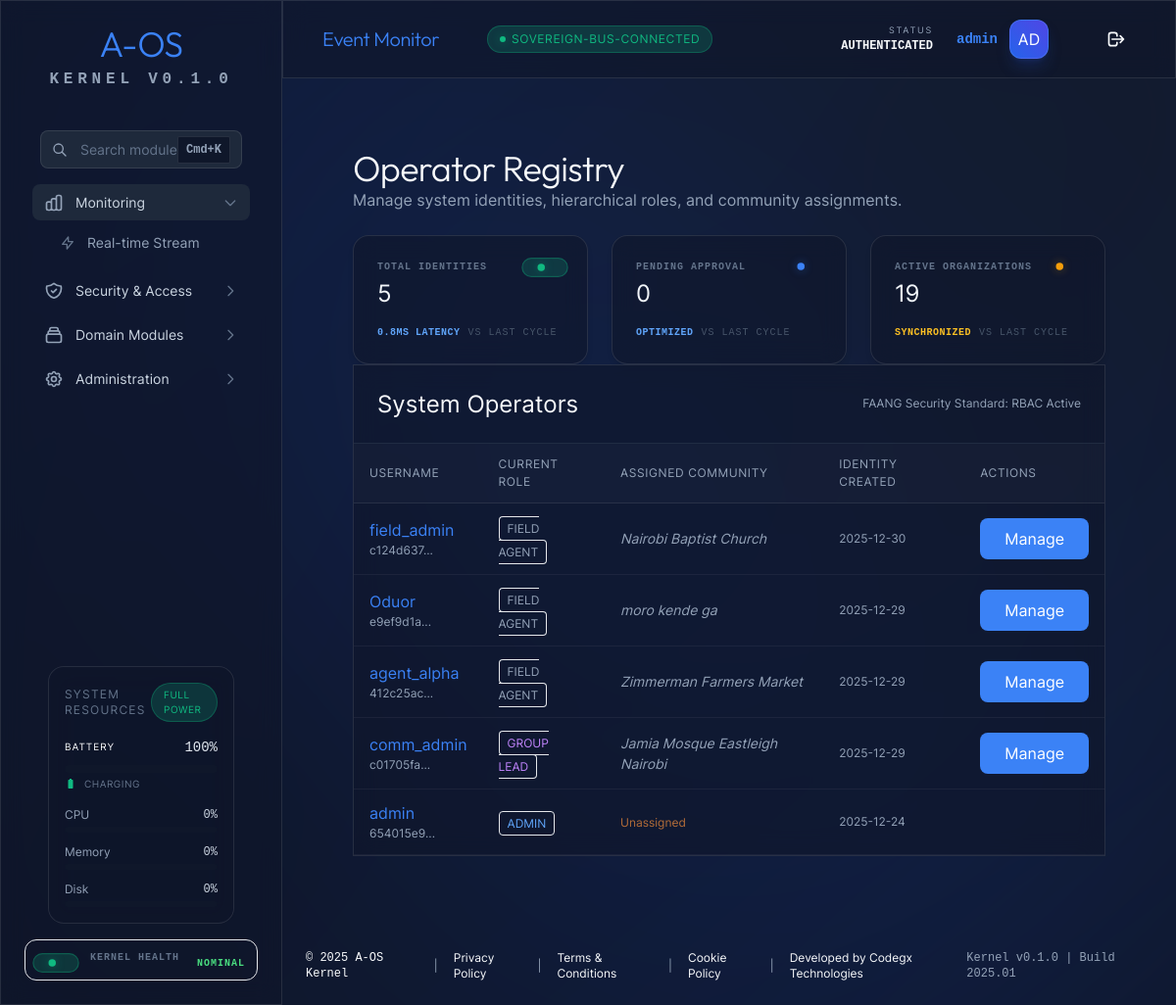
/operators/ (signed in), run on an earlier commit of the app's database.
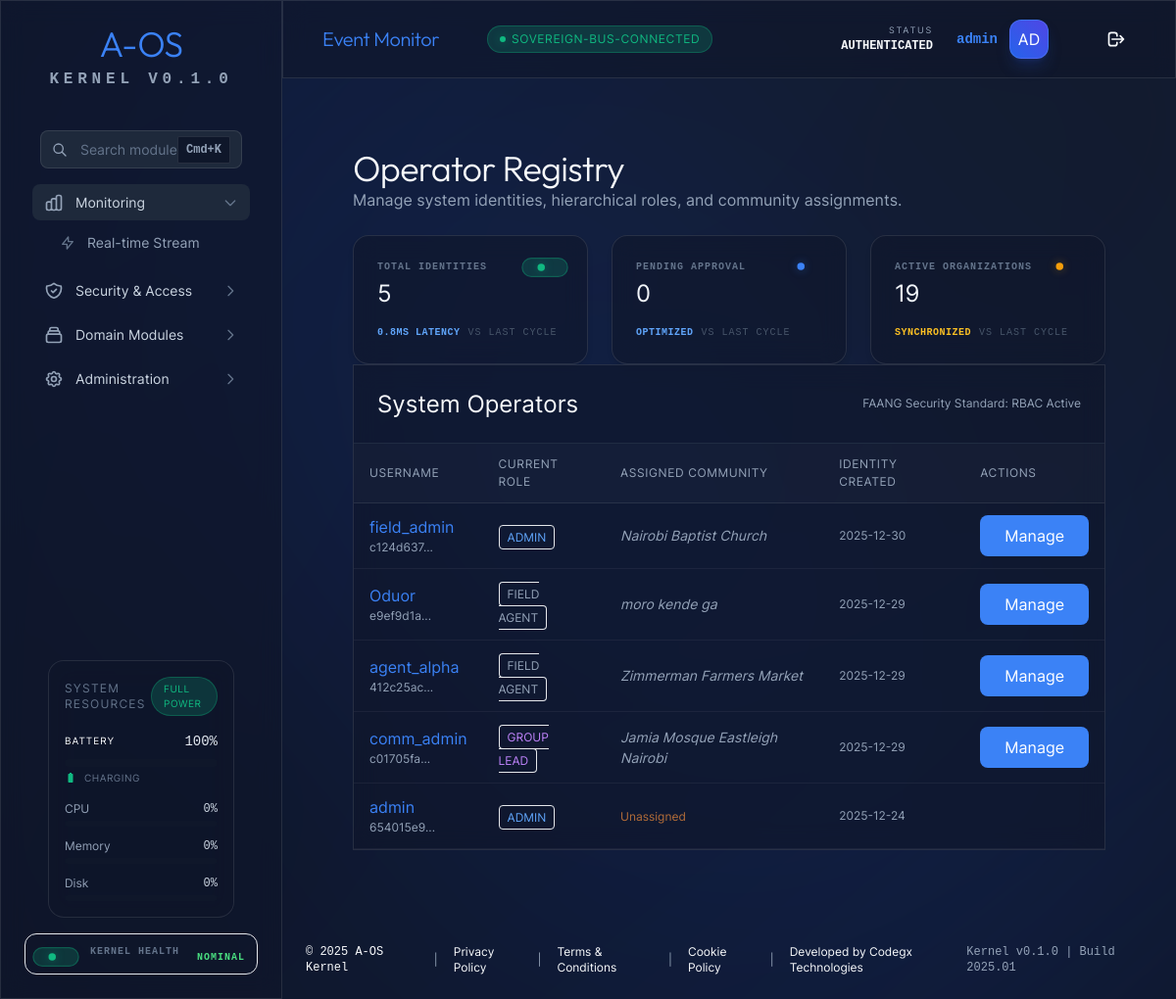
And on a later commit of the database.
### tables this page shows
CREATE TABLE operators (
        id TEXT PRIMARY KEY,
        username TEXT UNIQUE NOT NULL,
        password_hash TEXT NOT NULL,
        role_id TEXT NOT NULL,
        created_at TEXT NOT NULL,
        last_login TEXT, community_id TEXT,
        FOREIGN KEY(role_id) REFERENCES roles(id)
    );

CREATE TABLE community_groups (
        id TEXT PRIMARY KEY,
        name TEXT NOT NULL,
        description TEXT,
        group_type TEXT,
        tags TEXT DEFAULT '[]', -- JSON list
        location TEXT,
        admin_id TEXT,
        trust_level TEXT DEFAULT 'local',
        preferred_channels TEXT DEFAULT 'ussd,sms',
        active BOOLEAN DEFAULT 1,
        created_at DATETIME DEFAULT CURRENT_TIMESTAMP
    , invite_slug TEXT, community_code TEXT, code_active BOOLEAN DEFAULT 0);

### aos/api/routers/operators.py (the view)
@router.get("/", response_class=HTMLResponse)
async def list_operators(
    request: Request,
    db: sqlite3.Connection = Depends(get_db),
    current_user: dict = Depends(requires_role(AosRole.SYSTEM_ADMIN))
):
    cursor = db.execute("""
        SELECT o.id, o.username, r.name as role, o.community_id, g.name as community_name, o.created_at, o.last_login
        FROM operators o
        JOIN roles r ON o.role_id = r.id
        LEFT JOIN community_groups g ON o.community_id = g.id
        ORDER BY o.created_at DESC
    """)
    operators = [dict(row) for row in cursor.fetchall()]
    roles = db.execute("SELECT name FROM roles").fetchall()
    communities = db.execute("SELECT id, name FROM community_groups WHERE active=1").fetchall()
    return templates.TemplateResponse("operators.html", {
        "request": request,
        "user": current_user,
        "operators": operators,
        "available_roles": [r[0] for r in roles],
        "available_communities": [{"id": c[0], "name": c[1]} for c in communities]
    })

### aos/api/templates/operators.html (shortened to what this page needs)
{% extends "dashboard.html" %}
{% from "components/molecules/DataCard.html" import data_card %}
{% block content %}
<div class="aos-container aos-p-8">
    <div class="aos-page-header aos-mb-8">
        <h1 class="aos-h1">Operator Registry</h1>
        <p class="aos-text-muted">Manage system identities, hierarchical roles, and community assignments.</p>
    </div>
    <div class="aos-grid aos-grid-cols-3 aos-gap-6 aos-mb-8">
        {{ data_card(
        label="Total Identities",
        value=operators|length,
        trend="0.8ms Latency",
        status="success"
        ) }}
        {% set pending = 0 %}
        {% for op in operators %}
        {% if op.role == 'operator' and not op.community_id %}
        {% set pending = pending + 1 %}
        {% endif %}
        {% endfor %}
        {{ data_card(
        label="Pending Approval",
        value=pending,
        trend="Optimized",
        status="info",
        trend_variant="info"
        ) }}
        {{ data_card(
        label="Active Organizations",
        value=available_communities|length,
        trend="Synchronized",
        status="warning",
        trend_variant="warning"
        ) }}
    </div>
    <div class="aos-glass aos-rounded-2xl aos-overflow-hidden">
        <div class="aos-p-6 border-b border-slate-700/50 flex justify-between items-center bg-slate-800/20">
            <h2 class="aos-h3">System Operators</h2>
            <div class="aos-text-xs aos-text-muted">FAANG Security Standard: RBAC Active</div>
        </div>
        <table class="aos-table w-full">
            <thead>
                <tr class="aos-bg-surface-elevated">
                    <th class="aos-p-4 text-left aos-text-muted aos-text-xs uppercase">Username</th>
                    <th class="aos-p-4 text-left aos-text-muted aos-text-xs uppercase">Current Role</th>
                    <th class="aos-p-4 text-left aos-text-muted aos-text-xs uppercase">Assigned Community</th>
                    <th class="aos-p-4 text-left aos-text-muted aos-text-xs uppercase">Identity Created</th>
                    <th class="aos-p-4 text-right aos-text-muted aos-text-xs uppercase">Actions</th>
                </tr>
            </thead>
            <tbody>
                {% for op in operators %}
                <tr class="border-b border-slate-700/30 hover:bg-slate-700/10 transition-colors">
                    <td class="aos-p-4">
                        <div class="font-bold aos-text-primary">{{ op.username }}</div>
                        <div class="aos-text-xs aos-text-muted">{{ op.id[:8] }}...</div>
                    </td>
                    <td class="aos-p-4">
                        {% if op.role == 'root' %}
                        <span
                            class="px-2 py-1 rounded bg-red-500/20 text-red-400 border border-red-500/30 text-xs font-bold uppercase">Root</span>
                        {% elif op.role == 'super_admin' or op.role == 'admin' %}
                        <span
                            class="px-2 py-1 rounded bg-blue-500/20 text-blue-400 border border-blue-500/30 text-xs font-bold uppercase">Admin</span>
                        {% elif op.role == 'community_admin' %}
                        <span
                            class="px-2 py-1 rounded bg-purple-500/20 text-purple-400 border border-purple-500/30 text-xs font-bold uppercase">Group
                            Lead</span>
                        {% else %}
                        <span
                            class="px-2 py-1 rounded bg-slate-500/20 text-slate-400 border border-slate-500/30 text-xs font-bold uppercase">Field
                            Agent</span>
                        {% endif %}
                    </td>
                    <td class="aos-p-4 aos-text-sm">
                        {% if op.community_name %}
                        <span class="aos-text-muted italic">{{ op.community_name }}</span>
                        {% else %}
                        <span class="text-orange-400/70 text-xs">Unassigned</span>
                        {% endif %}
                    </td>
                    <td class="aos-p-4 aos-text-muted aos-text-xs">
                        {{ op.created_at[:10] }}
                    </td>
                    <td class="aos-p-4 text-right">
                        {% if op.username != user.username and op.role != 'root' %}
                        <button
                            onclick="openManageModal('{{ op.id }}', '{{ op.username }}', '{{ op.role }}', '{{ op.community_id }}')"
                            class="aos-btn aos-btn-sm aos-btn-primary">
                            Manage
                        </button>
                        {% endif %}
                    </td>
                </tr>
                {% endfor %}
            </tbody>
        </table>
    </div>
</div>
{% endblock %}

What changed in the data, as far as the page shows it:
changed operators "field_admin": text "FIELD AGENT" → "ADMIN"
